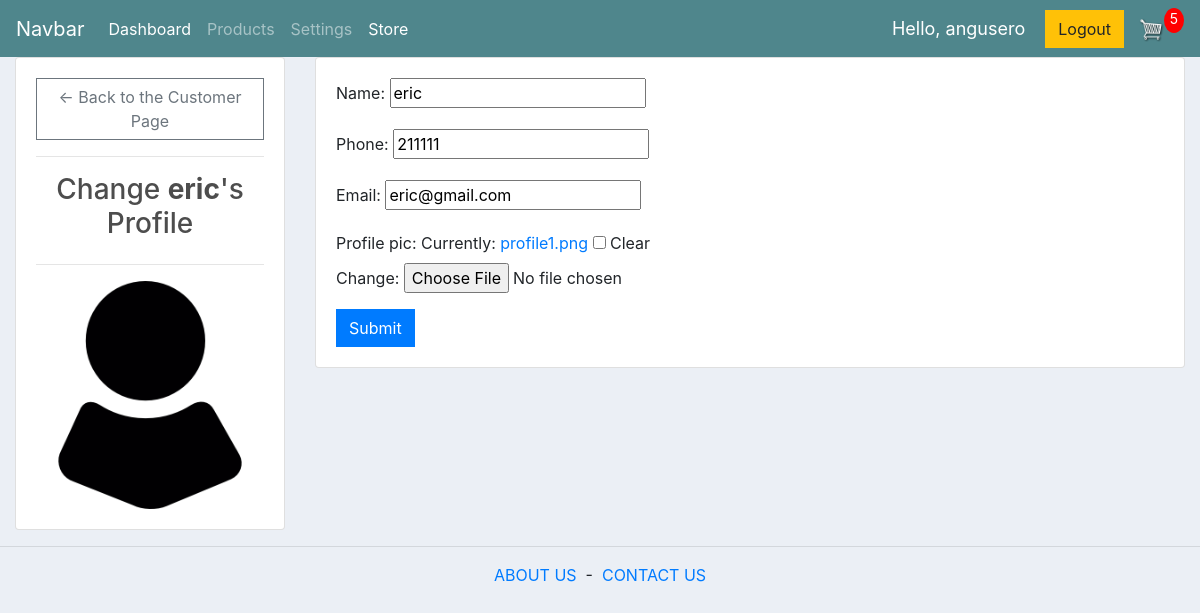
The app's page /update_customer/12 (signed in) with its own data.
### accounts/models.py (models this page shows)
class Customer(models.Model):
	user = models.OneToOneField(User, null=True, blank=True, on_delete=models.CASCADE)
	"""docstring for Customer"""
	name = models.CharField(max_length=200, null=True)
	phone = models.CharField(max_length=200, null=True)
	email = models.CharField(max_length=200, null=True)
	date_created = models.DateTimeField(auto_now_add=True)
	profile_pic = models.ImageField(default="profile1.png",null=True, blank=True)
	points = models.FloatField(null=True,default=0.00)
	def __str__(self):
		return str(self.name)
	@property
	def profile_pic_URL(self):
		try:
			url = self.profile_pic.url
		except:
			url = 'static/images/profile1.png'
		return url

### accounts/decorators.py (the view)
		def wrapper_func(request, *args, **kwargs):
			group = None
			print('group:',group)
			if request.user.groups.exists():
				group = request.user.groups.all()[0].name
				print('groups:', request.user.groups.all())
				print('group:', group)
			if group in allowed_roles:
				return view_func(request, *args, **kwargs)
			else:
				return HttpResponse('You are not authorized to view this page')

### accounts/forms.py
class CustomerForm(ModelForm):
	class Meta:
		model = Customer
		fields = '__all__'
		exclude = ['user','points']

### accounts/models.py (called while the page is built)
	@property
	def get_cart_items(self):
		orderitems = self.orderitem_set.all()
		total = sum([item.quantity for item in orderitems])
		return total

### accounts/utils.py (called while the page is built)
def cartData(request):
	customer = request.user.customer
	order, created = Order.objects.get_or_create(customer=customer, complete=False)
	items = order.orderitem_set.all()
	cartItems = order.get_cart_items
	return {'items':items, 'order':order, 'cartItems':cartItems}

### accounts/views.py (called while the page is built)
@login_required(login_url='login')
@admin_only
@allowed_users(allowed_roles=['admin'])
def customerSettings(request, pk):
	operator = request.user
	operatorCustomer = request.user.customer
	customer = Customer.objects.get(id=pk)
	user = User.objects.get(customer=customer)
	phone = customer.phone
	data = cartData(request)
	cartItems = data['cartItems']
	form = CustomerForm(instance=customer)
	if request.method == 'POST':
		form = CustomerForm(request.POST, request.FILES, instance=customer)
		if form.is_valid:
			form.save()
			operation='User ' + operator.username +', customer name '+operatorCustomer.name + ' has changed profile of '+user.username
			operation_history(customer, operation)
	context={'form':form, 'phone':phone, 'customer':customer, 'cartItems':cartItems}
	return render(request, 'accounts/customer_settings.html', context)

### accounts/templates/accounts/customer_settings.html (shortened to what this page needs)
{%  extends 'accounts/main.html' %}
{% load static %}
{% block content %}
<div class="row">
	<div class="col-md-3">
		<div class="card card-body">
			<a class="btn btn-outline-secondary" href="{% url 'customer' customer.id %}"> &#8592; Back to the Customer Page</a>
			<hr>
			<h3 style="text-align: center">Change <strong>{{customer.name}}</strong>'s Profile</h3>
			<hr>
			<img class="profile-pic" src="{{customer.profile_pic_URL}}" >
		</div>
	</div>
	<div class="col-md-9">
		<div class="card card-body">
			<form method="POST" action="" enctype="multipart/form-data">
				{{ form.as_p}}
			<input class="btn btn-primary" type="submit" name="Update Information">
			</form>
		</div>
	</div>
</div>
{% endblock %}

### accounts/templates/accounts/main.html (shortened to what this page needs)
<!DOCTYPE html>
{% load static %}
<html>
<head>
    <link rel="stylesheet" href="https://stackpath.bootstrapcdn.com/bootstrap/4.5.2/css/bootstrap.min.css">
    <link rel="stylesheet" type="text/css" href="{% static 'css/main.css' %}">
</head>
<body>
    <nav class="navbar navbar-expand-lg navbar-dark bg-dark">
        <a class="navbar-brand" href="{% url 'home' %}">Navbar</a>
        <div class="collapse navbar-collapse" id="navbarNav">
            <ul class="navbar-nav">
                {% if request.user.is_staff %}
                <li class="nav-item active">
                    <a class="nav-link" href="{% url 'home' %}">Dashboard </a>
                </li>
                <li class="nav-item">
                    <a class="nav-link" href="{% url 'products' %}">Products</a>
                </li>
                <li class="nav-item">
                    <a class="nav-link" href="{% url 'account' %}">Settings</a>
                </li>
                {% endif %}
                <li class="nav-item active ">
                    <a class="nav-link" href="{% url 'store' %}">Store</a>
                </li>
            </ul>
        </div>
        <span class="hello-msg"> Hello, {{request.user.customer}}</span>
        <span><a class="btn btn-warning" href="{% url 'logout' %}">Logout</a></span>
        <div class="form-inline my-2 my-lg-0">
            <a href="{% url 'cart' %}">
                <img id="cart-icon" src="{% static 'images/cart.png' %}">
            </a>
            <p id="cart-total">{{cartItems}}</p>
        </div>
    </nav>
    <div class="container-fluid">
        {% block content %}{% endblock %}
    </div>
    <hr>
    <div>
        <p>
            <center><a href="{% url 'about_us' %}">ABOUT US</a> &nbsp;-&nbsp; <a href="{% url 'contact_us' %}">CONTACT US</a></center>
        </p>
    </div>
</body>
</html>

### static/css/main.css (style rules this page uses)
body { background-color: #ebeff5; }
h1,h2,h3,h4,h5,h6 { color:hsl(0, 0%, 30%); }
.bg-dark { background-color: #4f868c!important; }
#cart-icon { width:25px; display: inline-block; margin-left: 15px; }
#cart-total { display: block; text-align: center; color:#fff; background-color: red; width: 20px; height: 25px; border-radius: 50%; font-size: 14px; }
.btn { border-radius: 0; }

### accounts/templates/accounts/main.html (style rules this page uses)
.hello-msg { font-size: 18px; color: #fff; margin-right: 20px; }

### records on screen
Customer: name "eric", profile_pic_URL (picture), phone "211111", email "eric@gmail.com"

### other values on screen
{{ request.user.customer }} "angusero"
{{ cartItems }} "5"
